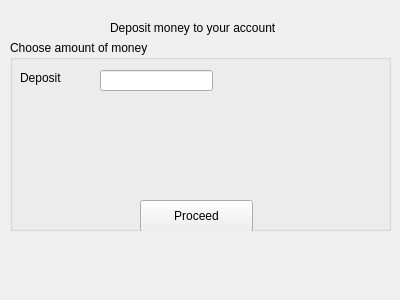
<?xml version="1.0" encoding="UTF-8"?>
<ui version="4.0">
 <class>DepositForm</class>
 <widget class="QWidget" name="DepositForm">
  <property name="geometry">
   <rect>
    <x>0</x>
    <y>0</y>
    <width>400</width>
    <height>300</height>
   </rect>
  </property>
  <property name="windowTitle">
   <string>Form</string>
  </property>
  <widget class="QLabel" name="label">
   <property name="geometry">
    <rect>
     <x>110</x>
     <y>20</y>
     <width>201</width>
     <height>16</height>
    </rect>
   </property>
   <property name="text">
    <string>Deposit money to your account</string>
   </property>
  </widget>
  <widget class="QGroupBox" name="groupBox">
   <property name="geometry">
    <rect>
     <x>10</x>
     <y>40</y>
     <width>381</width>
     <height>191</height>
    </rect>
   </property>
   <property name="title">
    <string>Choose amount of money</string>
   </property>
   <widget class="QLineEdit" name="lineEdit">
    <property name="geometry">
     <rect>
      <x>90</x>
      <y>30</y>
      <width>113</width>
      <height>21</height>
     </rect>
    </property>
    <property name="text">
     <string/>
    </property>
   </widget>
   <widget class="QLabel" name="label_2">
    <property name="geometry">
     <rect>
      <x>10</x>
      <y>30</y>
      <width>60</width>
      <height>16</height>
     </rect>
    </property>
    <property name="text">
     <string>Deposit</string>
    </property>
   </widget>
   <widget class="QPushButton" name="proceed">
    <property name="geometry">
     <rect>
      <x>130</x>
      <y>160</y>
      <width>113</width>
      <height>32</height>
     </rect>
    </property>
    <property name="text">
     <string>Proceed</string>
    </property>
   </widget>
  </widget>
 </widget>
 <resources/>
 <connections/>
</ui>
